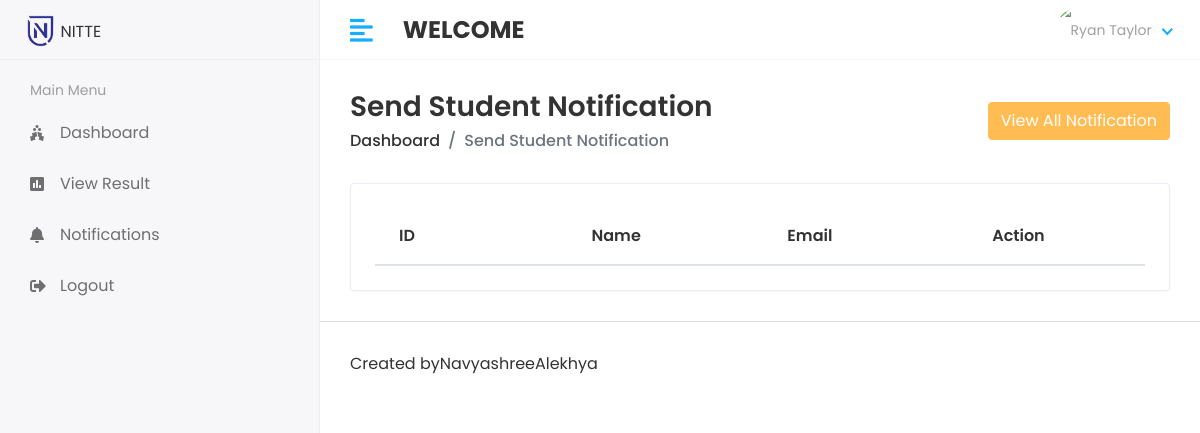
/HOD/Student/Send_Notification, run on an earlier commit of the app's database.
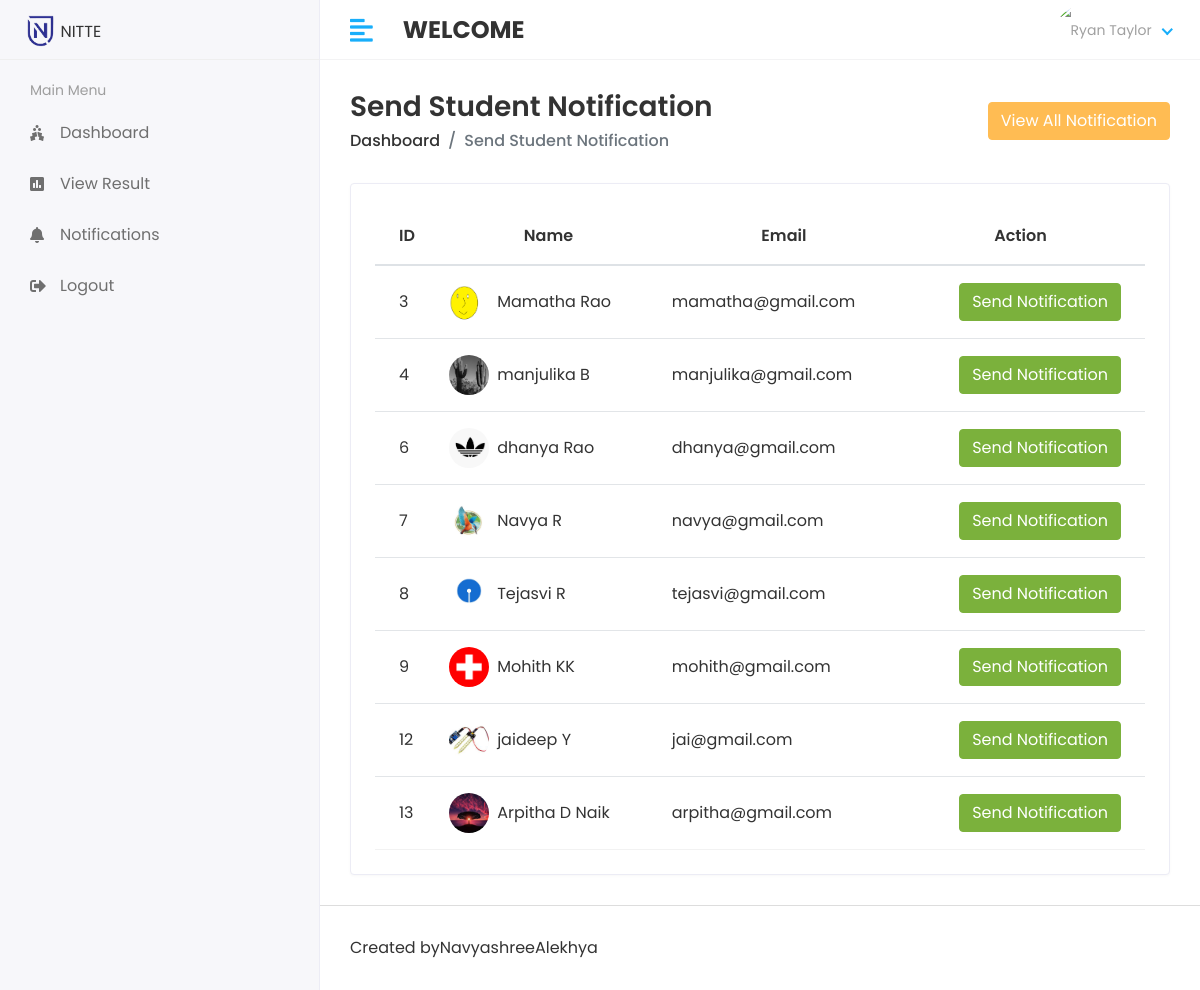
And on a later commit of the database.
### app/models.py (models this page shows, shortened)
class Student(models.Model):
    admin=models.OneToOneField(CustomUser,on_delete=models.CASCADE)
    address = models.TextField()
    gender = models.CharField(max_length=100)
    course_id = models.ForeignKey(Course,on_delete=models.DO_NOTHING)
    session_id = models.ForeignKey(Session_Year,on_delete=models.DO_NOTHING)
    created_at=models.DateTimeField(auto_now_add=True)
    updated_at=models.DateTimeField(auto_now=True)

class CustomUser(AbstractUser):
    USER = (
        (1,'HOD'),
        (2,'STAFF'),
        (3,'STUDENT'),
    )
    user_type = models.CharField(choices=USER,max_length=50,default=1)
    profile_pic=models.ImageField(upload_to='media/profile_pic')

### student_management_system/HODviews.py (the view)
# urls.py: path('HOD/Student/Send_Notification',HODviews.STUDENT_SEND_NOTIFICATION,name='student_send_notification'),
def STUDENT_SEND_NOTIFICATION(request):
    student = Student.objects.all()
    see_notification = Student_Notification.objects.all().order_by('-id')[0:5]
    s=Student_Notification.objects.all()
    context={
        'student':student,
        'see_notification':see_notification,
        's':s
    }
    return render(request,'HOD/send_student_noti.html',context)

### templates/HOD/send_student_noti.html (shortened to what this page needs)
{% extends "base.html" %}
{% block content %}
<div class="content container-fluid">
    <div class="page-header">
       <div class="row align-items-center">
          <div class="col">
             <h3 class="page-title">Send Student Notification</h3>
             <ul class="breadcrumb">
                <li class="breadcrumb-item"><a href="index.html">Dashboard</a></li>
                <li class="breadcrumb-item active">Send Student Notification</li>
             </ul>
          </div>
          <div class="col-auto text-right float-right ml-auto">
<button type="button" class="btn btn-primary" data-toggle="modal" data-target="#exampleModalCenter">
    View All Notification
  </button>
          </div>
       </div>
    </div>
    <div class="row">
       <div class="col-sm-12">
          <div class="card card-table">
             <div class="card-body">
                <div class="table-responsive">
                   <table class="table table-hover table-center mb-0 " id="table_id">
                      <thead>
                         <tr>
                            <th >ID</th>
                            <th class="text-center">Name</th>
                            <th class="text-center">Email</th>
                            <th class="text-center">Action</th>
                         </tr>
                      </thead>
                      <tbody>
                        {% for i in student  %}
                         <tr>
                            <td>{{i.id}}</td>
                            <td>
                               <h2 class="table-avatar">
                                  <a href="student-details.html" class="avatar avatar-sm mr-2"><img class="avatar-img rounded-circle" src="/{{i.admin.profile_pic}}" alt="User Image"></a>
                                  <a href="student-details.html">{{i.admin.first_name}} {{i.admin.last_name}}</a>
                               </h2>
                            </td>
                            <td>{{i.admin.email}}</td>
                            <td class="text-right">
                                <button type="button" class="btn btn-success" data-toggle="modal" data-target="#sendnotification-{{forloop.counter}}">
                                    Send Notification
                                  </button>                            </td>
                         </tr>
                         {% endfor %}
                      </tbody>
                   </table>
                </div>
             </div>
          </div>
       </div>
    </div>
 </div>
{% endblock content %}

### templates/base.html (shortened to what this page needs)
<!DOCTYPE html>
<html lang="en">
   {% load static %}
   <head>
      <link rel="stylesheet" href="{% static 'assets/plugins/bootstrap/css/bootstrap.min.css' %}">
      <link rel="stylesheet" href="{% static 'assets/plugins/fontawesome/css/fontawesome.min.css' %}">
      <link rel="stylesheet" href="{% static 'assets/plugins/fontawesome/css/all.min.css' %}">
      <link rel="stylesheet" href="{% static 'assets/css/style.css' %}">
      <link rel="stylesheet" href="{% static 'assets/plugins/datatables/datatables.min.css' %}">
   </head>
   <body>
    <div class="main-wrapper">
        {% include "header.html" %}
        {% include "sidebar.html" %}
        <div class="page-wrapper">
         {% block content %}{% endblock content %}
        {% include "footer.html" %}
      </div>
   </div>
 </body>
</html>

### templates/header.html (shortened to what this page needs)
{% load static %}
<div class="header">
    <div class="header-left">
       <a href="index.html" class="logo">
       <img src="{% static 'assets/img/nitte.png' %}" alt="Logo" width="30" height="50">
       </a>
       <p style="padding-top:20px;padding:left:5px">NITTE</p>
    </div>
    <a href="javascript:void(0);" id="toggle_btn">
    <i class="fas fa-align-left"></i>
    </a>
    <div class="top-nav-search mt-3">
       <h4><strong>WELCOME</strong>&nbsp;</h4>
    </div>
    <ul class="nav user-menu">
       <li class="nav-item dropdown has-arrow">
          <a href="#" class="dropdown-toggle nav-link" data-toggle="dropdown">
         {% if user.profile_pic == "" %}
         <span class="user-img"><img class="rounded-circle" src="{% static 'assets/img/noimg.jpeg ' %}" width="31" alt="Ryan Taylor"></span>
         {% else %}
         <span class="user-img"><img class="rounded-circle" src="/{{user.profile_pic}}" width="31" alt="Ryan Taylor"></span>
         {% endif %}
         </a>
       </li>
    </ul>
 </div>

### templates/sidebar.html (shortened to what this page needs)
{% load static %}
{% load active_link_tags %}
<div class="sidebar" id="sidebar">
    <div class="sidebar-inner slimscroll">
       <div id="sidebar-menu" class="sidebar-menu">
         {% if user.user_type == '1' %}
          <ul>
             <li class="menu-title">
                <span>Main Menu</span>
             </li>
             {% comment %} <li class="submenu active">
                <a href="#"><i class="fas fa-user-graduate"></i> <span> Dashboard</span> <span class="menu-arrow"></span></a>
                <ul>
                   <li><a href="index.html" class="active">Admin Dashboard</a></li>
                   <li><a href="teacher-dashboard.html">Teacher Dashboard</a></li>
                   <li><a href="student-dashboard.html">Student Dashboard</a></li>
                </ul>
             </li> {% endcomment %}
             <li class="{% active_link 'hodhome' 'active' %}">
               <a href="{% url "hodhome" %}"><i class="fas fa-holly-berry"></i> <span> Dashboard</span></a>
            </li>
             <li class="submenu {% active_link 'add_student' 'active' %} {% active_link 'view_student' 'active' %}">
                <a href="#"><i class="fas fa-user-graduate"></i> <span> Students</span> <span class="menu-arrow"></span></a>
                <ul>
                   {% comment %} <li><a href="students.html">Student List</a></li> {% endcomment %}
                   {% comment %} <li><a href="student-details.html">Student View</a></li> {% endcomment %}
                   <li><a href="{% url "add_student" %}">Add Student</a></li>
                   {% comment %} <li><a href="edit-student.html">Student Edit</a></li> {% endcomment %}
                   <li><a href="{% url "view_student" %}">View Student</a></li>
                </ul>
             </li>
             <li class="submenu {% active_link 'add_staff' 'active' %} {% active_link 'view_staff' 'active' %}">
                <a href="#"><i class="fas fa-chalkboard-teacher"></i> <span> Staff</span> <span class="menu-arrow"></span></a>
                <ul>
                   {% comment %} <li><a href="teachers.html">Teacher List</a></li> {% endcomment %}
                   <li><a href="{% url "add_staff" %}"> Add Staff </a></li>
                   <li><a href="{% url "view_staff" %}"> View Staff </a></li>
                </ul>
             </li>
             <li class="submenu {% active_link 'add_course' 'active' %} {% active_link 'view_course' 'active' %}">
                <a href="#"><i class="fa fa-graduation-cap" aria-hidden="true"></i> <span>Course</span> <span class="menu-arrow"></span></a>
                <ul>
                   <li><a href="{% url "add_course" %}">Course Add</a></li>
                   <li><a href="{% url "view_course" %}">View Course</a></li>
                </ul>
             </li>
             <li class="submenu {% active_link 'add_staff' 'active' %} {% active_link 'view_staff' 'active' %}">
                <a href="#"><i class="fas fa-book-reader"></i> <span>Subjects</span> <span class="menu-arrow"></span></a>
                <ul>
                   <li><a href="{% url "add_subject" %}">Add Subject</a></li>
                   <li><a href="{% url "view_subject" %}">View Subject</a></li>
                </ul>
             </li>
             <li class="submenu">
                <a href="#"><i class="fas fa-clock"></i><span> Sessions</span> <span class="menu-arrow"></span></a>
                <ul>
                   <li><a href="{% url "add_session" %}"> Add Session </a></li>
                   <li><a href="{% url "view_session" %}"> View Session </a></li>
                </ul>
             </li>
             <li>
               <a href="{% url "staff_send_notification" %}"><i class="fas fa-calendar-alt"></i> <span> Send Staff Notification</span></a>
            </li>
             <li>
               <a href="{% url "student_send_notification" %}"><i class="fas fa-calendar-alt"></i> <span> Send Student Notification</span></a>
            </li>
            <li>
               <a href="{% url "logout" %}"><i class="fas fa-sign-out-alt"></i> <span> Logout</span></a>
            </li>
             {% comment %} <li class="menu-title">
                <span>Management</span>
             </li>
             <li class="submenu">
                <a href="#"><i class="fas fa-file-invoice-dollar"></i> <span> Accounts</span> <span class="menu-arrow"></span></a>
                <ul>
                   <li><a href="fees-collections.html">Fees Collection</a></li>
                   <li><a href="expenses.html">Expenses</a></li>
                   <li><a href="salary.html">Salary</a></li>
                   <li><a href="add-fees-collection.html">Add Fees</a></li>
                   <li><a href="add-expenses.html">Add Expenses</a></li>
                   <li><a href="add-salary.html">Add Salary</a></li>
                </ul>
             </li>
             <li>
                <a href="holiday.html"><i class="fas fa-holly-berry"></i> <span>Holiday</span></a>
             </li>
             <li>
                <a href="fees.html"><i class="fas fa-comment-dollar"></i> <span>Fees</span></a>
             </li>
             <li>
                <a href="exam.html"><i class="fas fa-clipboard-list"></i> <span>Exam list</span></a>
             </li>
             <li>
                <a href="event.html"><i class="fas fa-calendar-day"></i> <span>Events</span></a>
             </li>
             <li>
                <a href="time-table.html"><i class="fas fa-table"></i> <span>Time Table</span></a>
             </li>
             <li>
                <a href="library.html"><i class="fas fa-book"></i> <span>Library</span></a>
             </li>
             <li class="menu-title">
                <span>Pages</span>
             </li>
             <li class="submenu">
                <a href="#"><i class="fas fa-shield-alt"></i> <span> Authentication </span> <span class="menu-arrow"></span></a>
                <ul>
                   <li><a href="login.html">Login</a></li>
                   <li><a href="register.html">Register</a></li>
                   <li><a href="forgot-password.html">Forgot Password</a></li>
                   <li><a href="error-404.html">Error Page</a></li>
                </ul>
             </li>
             <li>
                <a href="blank-page.html"><i class="fas fa-file"></i> <span>Blank Page</span></a>
             </li>
             <li class="menu-title">
                <span>Others</span>
             </li>
             <li>
                <a href="sports.html"><i class="fas fa-baseball-ball"></i> <span>Sports</span></a>
             </li>
             <li>
                <a href="hostel.html"><i class="fas fa-hotel"></i> <span>Hostel</span></a>
             </li>
             <li>
                <a href="transport.html"><i class="fas fa-bus"></i> <span>Transport</span></a>
             </li>
             <li class="menu-title">
                <span>UI Interface</span>
             </li>
             <li>
                <a href="components.html"><i class="fas fa-vector-square"></i> <span>Components</span></a>
             </li>
             <li class="submenu">
                <a href="#"><i class="fas fa-columns"></i> <span> Forms </span> <span class="menu-arrow"></span></a>
                <ul>
                   <li><a href="form-basic-inputs.html">Basic Inputs </a></li>
                   <li><a href="form-input-groups.html">Input Groups </a></li>
                   <li><a href="form-horizontal.html">Horizontal Form </a></li>
                   <li><a href="form-vertical.html"> Vertical Form </a></li>
                   <li><a href="form-mask.html"> Form Mask </a></li>
                   <li><a href="form-validation.html"> Form Validation </a></li>
                </ul>
             </li>
             <li class="submenu">
                <a href="#"><i class="fas fa-table"></i> <span> Tables </span> <span class="menu-arrow"></span></a>
                <ul>
                   <li><a href="tables-basic.html">Basic Tables </a></li>
                   <li><a href="data-tables.html">Data Table </a></li>
                </ul>
             </li>
             <li class="submenu">
                <a href="javascript:void(0);"><i class="fas fa-code"></i> <span>Multi Level</span> <span class="menu-arrow"></span></a>
                <ul>
                   <li class="submenu">
                      <a href="javascript:void(0);"> <span>Level 1</span> <span class="menu-arrow"></span></a>
                      <ul>
                         <li><a href="javascript:void(0);"><span>Level 2</span></a></li>
                         <li class="submenu">
                            <a href="javascript:void(0);"> <span> Level 2</span> <span class="menu-arrow"></span></a>
                            <ul>
                               <li><a href="javascript:void(0);">Level 3</a></li>
                               <li><a href="javascript:void(0);">Level 3</a></li>
                            </ul>
                         </li>
                         <li><a href="javascript:void(0);"> <span>Level 2</span></a></li>
                      </ul>
                   </li>
                   <li>
                      <a href="javascript:void(0);"> <span>Level 1</span></a>
                   </li> {% endcomment %}
                {% comment %} </ul> {% endcomment %}
             {% comment %} </li> {% endcomment %}
          </ul>
          {% else %}
          <ul>
            <li class="menu-title">
               <span>Main Menu</span>
            </li>
          <li class="{% active_link 'studenthome' 'active' %}">
            <a href="{% url "studenthome" %}"><i class="fas fa-holly-berry"></i> <span> Dashboard</span></a>
         </li>
         <li class="">
            <a href="{% url "view_result" %}"><i class="fa fa-poll" aria-hidden="true"></i><span>View Result</span></a>
         </li>
         <li class="">
            <a href="{% url "notifications" %}"><i class="fa fa-bell" aria-hidden="true"></i><span>Notifications</span></a>
         </li>
         <li class="">
            <a href="{% url "logout" %}"><i class="fas fa-sign-out-alt" aria-hidden="true"></i><span>Logout</span></a>
         </li>
      </ul>
          {% endif %}
       </div>
    </div>
 </div>

### templates/footer.html
{% load static %}
<footer>
   <div style="display:flex;align-items:center">
      <div>
            <p>Created by </p>
      </div>
      <div>
            <p>Navyashree</p>
         </div>
         <div>
            <p>Alekhya</p>
         </div>
         </div>
         </footer>

What changed in the data, as far as the page shows it:
added Student: id "3", admin.profile_pic (picture), admin.first_name "Mamatha", admin.last_name "Rao", admin.email "mamatha@gmail.com"
added Student: id "4", admin.profile_pic (picture), admin.first_name "manjulika", admin.last_name "B", admin.email "manjulika@gmail.com"
added Student: id "6", admin.profile_pic (picture), admin.first_name "dhanya", admin.last_name "Rao", admin.email "dhanya@gmail.com"
added Student: id "7", admin.profile_pic (picture), admin.first_name "Navya", admin.last_name "R", admin.email "navya@gmail.com"
added Student: id "8", admin.profile_pic (picture), admin.first_name "Tejasvi", admin.last_name "R", admin.email "tejasvi@gmail.com"
added Student: id "9", admin.profile_pic (picture), admin.first_name "Mohith", admin.last_name "KK", admin.email "mohith@gmail.com"
added Student: id "12", admin.profile_pic (picture), admin.first_name "jaideep", admin.last_name "Y", admin.email "jai@gmail.com"
added Student: id "13", admin.profile_pic (picture), admin.first_name "Arpitha", admin.last_name "D Naik", admin.email "arpitha@gmail.com"
